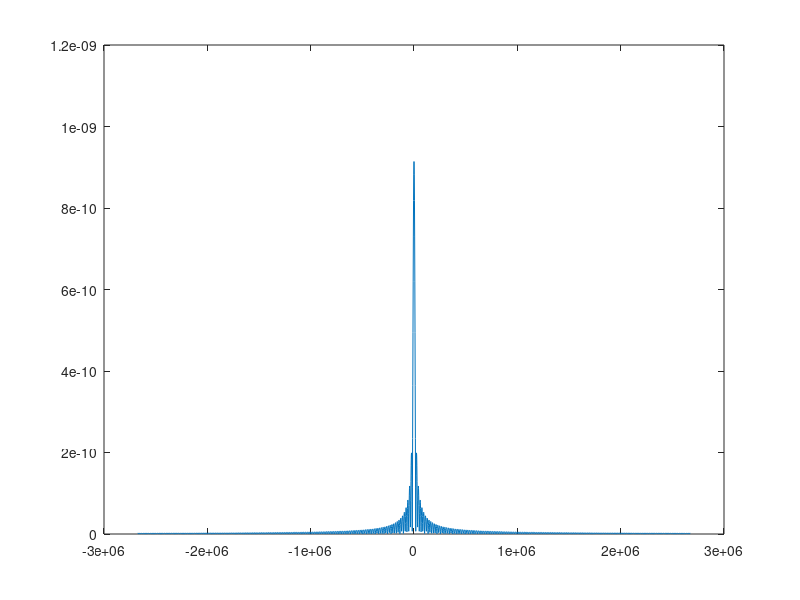

Write the MATLAB code that produced this figure. (Note: this script raises an error after producing the figure.)
%constant definitions
fluxQuantum = 2.06783383E-15;
lambda = 39E-9; %London penetration depth of Niobium

%geometry
d = 10E-9; L = 300E-9;

%physical quantities
Bwidth = 0.01;
N=3000;
B = linspace(-Bwidth,Bwidth,N);
beta = 2*pi*(2*lambda+d)*B/fluxQuantum;
I0 = 200E-6; %peak

Ic = @(x)I0*abs(sinc(x*L*(2*lambda+d)/fluxQuantum));

Ic_max = Ic(beta);
plot(beta, Ic_max);

[I_even, minX] = flipFn(Ic_max,beta);
%plot(beta,I_even);

%I_odd = interp1(beta, I_even, minX);
I_odd = zeros(size(I_even)); %debugging

Ix = I_even + 1j*I_odd;

Jx = ifft(Ix);
%Jx = ifft(sinc(beta*L*(2*lambda+d)/fluxQuantum));

Jx = ifftshift(abs(Jx));

plot(beta, Ic_max, 'r', beta, I_even, 'g', beta, I_odd, 'b');

spac_vect = linspace(-10E-9,10E-9,N);
%plot(beta, Jx);
plot(spac_vect, Jx);
